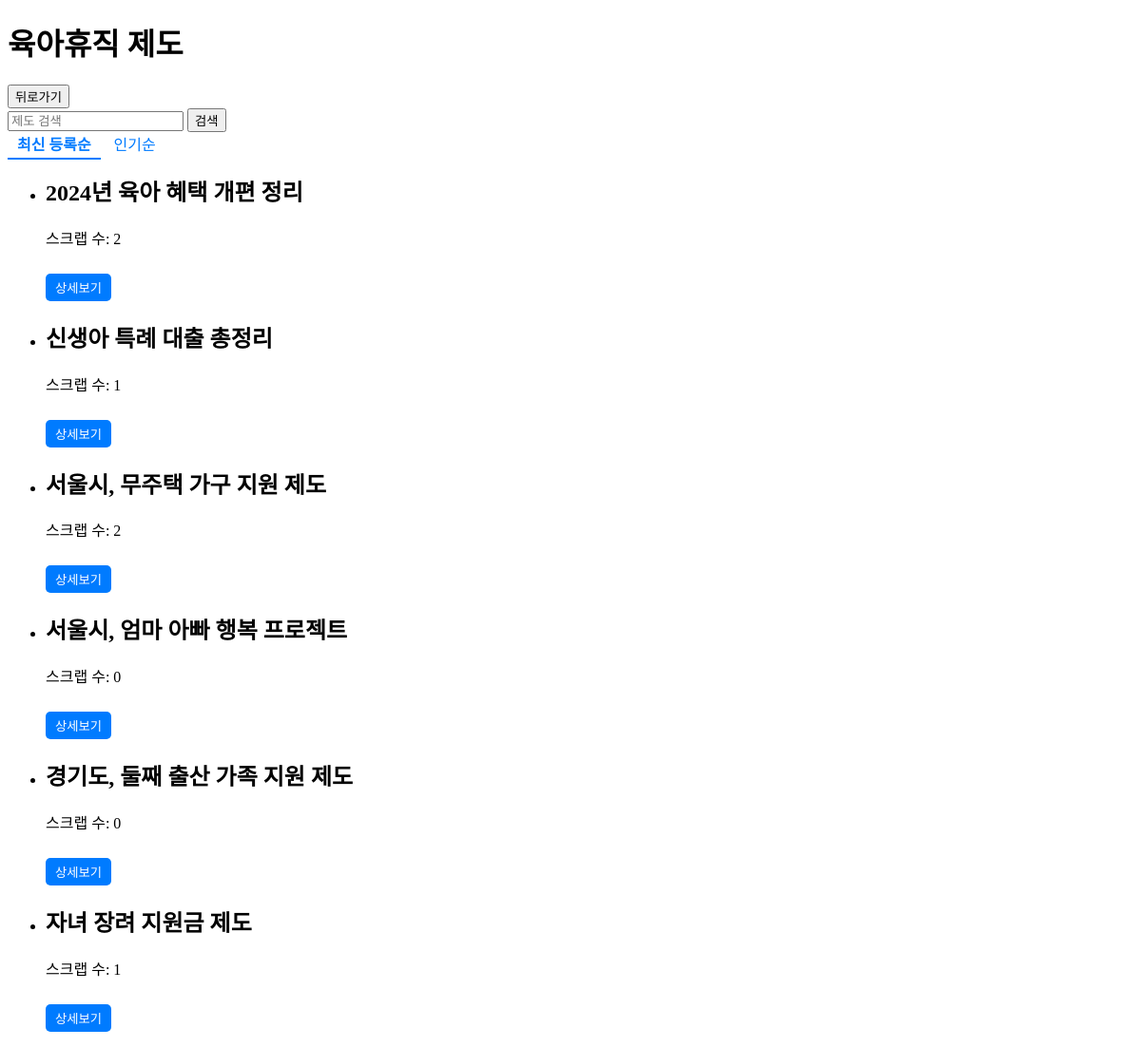
Page /program/policies/ on the committed database.
### program/models.py (models this page shows, shortened)
class Policy(models.Model):
    title = models.CharField(max_length=200)
    created_at = models.DateTimeField(auto_now_add=True)  #최신 등록순

### program/views.py (the view)
# urls.py: path('policies/', policy_list, name='policy_list'),
def policy_list(request):
    sort_by = request.GET.get('sort_by', 'created_at')
    query = request.GET.get('q', '')
    policies = Policy.objects.annotate(scrap_count=Count('scraps'))
    if query:
        policies = policies.filter(title__icontains=query)
    if sort_by == 'scrap_count':
        policies = policies.order_by('-scrap_count', '-created_at')
    else:
        policies = policies.order_by('-created_at')
    return render(request, 'program/policy_list.html', {'policies': policies, 'sort_by': sort_by, 'query': query})

### program/templates/program/policy_list.html (shortened to what this page needs)
<!DOCTYPE html>
<html>
<head>
</head>
<body>
    <h1>육아휴직 제도</h1>
    <a href="{% url 'program:program_home' %}"><button>뒤로가기</button></a>
    <br>
    <form method="GET" action="{% url 'program:policy_list' %}">
        <input type="text" name="q" placeholder="제도 검색" value="{{ query }}">
        <button type="submit">검색</button>
    </form>
    <div class="sort-buttons">
        <a href="{% url 'program:policy_list' %}?sort_by=created_at" class="{% if sort_by == 'created_at' %}active{% endif %}">최신 등록순</a>
        <a href="{% url 'program:policy_list' %}?sort_by=scrap_count" class="{% if sort_by == 'scrap_count' %}active{% endif %}">인기순</a>
    </div>
    <ul>
        {% for policy in policies %}
            <li>
                <h2 class="title">{{ policy.title }}</h2>
                <p>스크랩 수: {{ policy.scrap_count }}</p>
                <a href="{% url 'program:policy_detail' policy.id %}"><button class="details-button">상세보기</button></a>
            </li>
        {% endfor %}
    </ul>
</body>
</html>

### program/templates/program/policy_list.html (style rules this page uses)
.title { font-weight: bold; }
.details-button { background-color: #007BFF; color: white; border: none; padding: 5px 10px; border-radius: 5px; cursor: pointer; margin-top: 10px; }
.sort-buttons { margin-bottom: 20px; }
.sort-buttons a { text-decoration: none; color: #007BFF; padding: 5px 10px; border-bottom: 2px solid transparent; cursor: pointer; }
.sort-buttons a.active { border-bottom: 2px solid #007BFF; font-weight: bold; }

### rows in the picture
Policy: title "2024년 육아 혜택 개편 정리", scrap_count "2"
Policy: title "신생아 특례 대출 총정리", scrap_count "1"
Policy: title "서울시, 무주택 가구 지원 제도", scrap_count "2"
Policy: title "서울시, 엄마 아빠 행복 프로젝트", scrap_count "0"
Policy: title "경기도, 둘째 출산 가족 지원 제도", scrap_count "0"
Policy: title "자녀 장려 지원금 제도", scrap_count "1"
